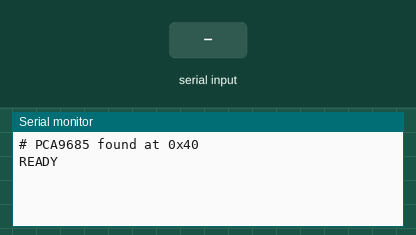
The sketch below on a simulated Arduino Uno, built with avr-gcc and run on an emulated ATmega328P. Parts: the last lines printed to the serial monitor. The inputs (shaded band) are chosen by the test bench.

Above: at 1.2 s.
1.3 s: "ping\n" received over Serial
At 2.5 s:
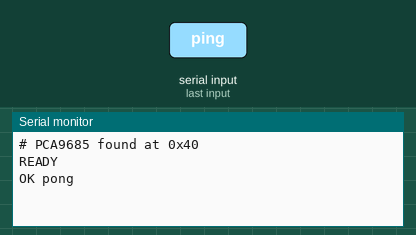
2.8 s: "a\n" received over Serial
At 3.6 s:
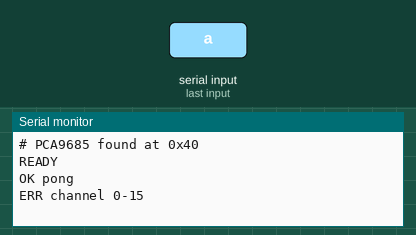
4.3 s: "m\n" received over Serial
At 4.8 s:
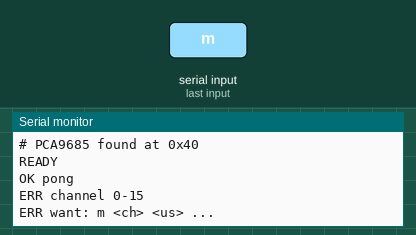
5.8 s: "range\n" received over Serial
At 7.0 s:
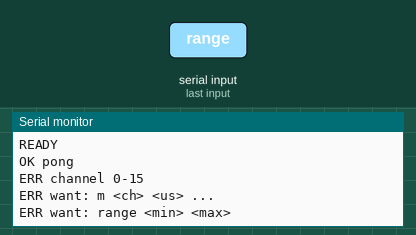
7.3 s: "sweep\n" received over Serial
At 8.2 s:
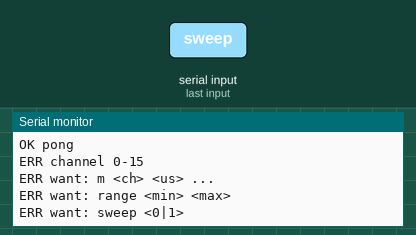
8.8 s: "selftest\n" received over Serial
At 9.4 s:
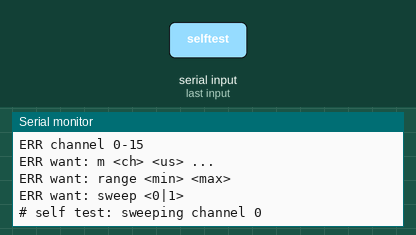

Measured:
- after the input at 1.3 s, the serial monitor: prints a new line at once (image 1)
- after the input at 2.8 s, the serial monitor: prints a new line at once (image 2)
- after the input at 4.3 s, the serial monitor: prints a new line at once (image 3)
- after the input at 5.8 s, the serial monitor: prints a new line at once (image 4)
- after the input at 7.3 s, the serial monitor: prints a new line at once (image 5)
- after the input at 8.8 s, the serial monitor: prints a new line at once (image 6)

The sketch:

servo_test.ino
```cpp
/*
 * servo_test.ino -- serial-controlled servo firmware for an Arduino Uno
 * with a Keyestudio 16-channel 12-bit PWM shield (PCA9685).
 *
 * The Uno does nothing clever: it listens on USB serial for one-line
 * commands and drives the PWM chip. All logic (computer vision, tracking,
 * whatever comes later) lives in Python on the host.
 *
 * Wiring:
 *   - Shield plugs onto the Uno headers. I2C is A4 (SDA) / A5 (SCL).
 *   - Servo on a 3-pin header: GND (brown/black) on the inner row,
 *     V+ (red) centre, signal (orange/yellow) on the PWM row.
 *   - Servo power from the green screw terminal, 5-6V, own supply.
 *     The Uno's USB rail cannot source servo current.
 *
 * Library: "Adafruit PWM Servo Driver" via the IDE Library Manager.
 *
 * PROTOCOL (115200 baud, newline terminated, one line in -> one line out)
 *   lines beginning with '#' are informational; the host ignores them
 *   every command answers with exactly one "OK ..." or "ERR ..." line
 *
 *   ping                -> OK pong
 *   a <ch> <deg>        -> OK a <ch> <deg> <us>      angle, 0-180
 *   u <ch> <us>         -> OK u <ch> <us>            raw pulse width
 *   m <ch> <us> [<ch> <us> ...]  -> OK m <count>     several pulses at once
 *   off <ch>            -> OK off <ch>               stop pulsing, go limp
 *   range <min> <max>   -> OK range <min> <max>      us endpoints for 0/180
 *   sweep <0|1>         -> OK sweep <0|1>            autonomous test sweep
 *   selftest            -> OK selftest               one slow demo sweep
 *   help                -> informational lines, then OK help
 */

#include <Wire.h>
#include <Adafruit_PWMServoDriver.h>

Adafruit_PWMServoDriver pwm = Adafruit_PWMServoDriver(0x40);

const uint16_t SERVO_FREQ_HZ = 50;    // standard analog servo frame rate
const uint16_t PULSE_FLOOR   = 400;   // refuse anything outside this window
const uint16_t PULSE_CEIL    = 2600;

// Conservative defaults. Widen toward 500/2500 with the "range" command
// once you know the servo does not buzz or strain at the ends -- a servo
// driven past its mechanical stop stalls and cooks itself.
uint16_t pulseMinUs = 1000;
uint16_t pulseMaxUs = 2000;

// Tick length cached at boot. Adafruit's writeMicroseconds() re-reads the
// prescale register over I2C on every call, which halves the update rate
// when many servos move at once.
float    usPerTick    = 0;

bool     sweeping     = false;
uint8_t  sweepChannel = 0;

void writeUs(uint8_t ch, uint16_t us) {
  pwm.setPWM(ch, 0, (uint16_t)(us / usPerTick + 0.5));
}

uint16_t angleToUs(uint16_t deg) {
  if (deg > 180) deg = 180;
  return pulseMinUs + ((uint32_t)(pulseMaxUs - pulseMinUs) * deg) / 180;
}

// --- command parsing -------------------------------------------------

// Pulls the next whitespace-separated token off *p, advancing p past it.
// Returns NULL when the line is exhausted.
char *nextTok(char **p) {
  while (**p == ' ' || **p == '\t') (*p)++;
  if (**p == '\0') return NULL;
  char *start = *p;
  while (**p && **p != ' ' && **p != '\t') (*p)++;
  if (**p) { **p = '\0'; (*p)++; }
  return start;
}

// Parses a token as an integer, rejecting junk like "12abc" or "".
bool parseInt(const char *tok, long *out) {
  if (tok == NULL || *tok == '\0') return false;
  char *end;
  long v = strtol(tok, &end, 10);
  if (*end != '\0') return false;
  *out = v;
  return true;
}

bool getChannel(char **p, uint8_t *out) {
  long v;
  if (!parseInt(nextTok(p), &v) || v < 0 || v > 15) return false;
  *out = (uint8_t)v;
  return true;
}

void handleLine(char *line) {
  char *p = line;
  char *cmd = nextTok(&p);
  if (cmd == NULL) return;             // blank line, stay quiet

  if (!strcmp(cmd, "ping")) {
    Serial.println(F("OK pong"));

  } else if (!strcmp(cmd, "a")) {
    uint8_t ch; long deg;
    if (!getChannel(&p, &ch))         { Serial.println(F("ERR channel 0-15")); return; }
    if (!parseInt(nextTok(&p), &deg)) { Serial.println(F("ERR want: a <ch> <deg>")); return; }
    if (deg < 0 || deg > 180)         { Serial.println(F("ERR angle 0-180")); return; }
    uint16_t us = angleToUs(deg);
    sweeping = false;
    writeUs(ch, us);
    Serial.print(F("OK a ")); Serial.print(ch);
    Serial.print(' '); Serial.print(deg);
    Serial.print(' '); Serial.println(us);

  } else if (!strcmp(cmd, "u")) {
    uint8_t ch; long us;
    if (!getChannel(&p, &ch))        { Serial.println(F("ERR channel 0-15")); return; }
    if (!parseInt(nextTok(&p), &us)) { Serial.println(F("ERR want: u <ch> <us>")); return; }
    if (us < PULSE_FLOOR || us > PULSE_CEIL) {
      Serial.println(F("ERR pulse 400-2600")); return;
    }
    sweeping = false;
    writeUs(ch, us);
    Serial.print(F("OK u ")); Serial.print(ch);
    Serial.print(' '); Serial.println(us);

  } else if (!strcmp(cmd, "m")) {
    // Validate every pair before moving anything, so a bad line never
    // leaves the robot half-updated.
    uint8_t  chs[16];
    uint16_t uss[16];
    uint8_t  n = 0;
    char *tok;
    while ((tok = nextTok(&p)) != NULL) {
      long ch, us;
      if (n >= 16 || !parseInt(tok, &ch) || ch < 0 || ch > 15 ||
          !parseInt(nextTok(&p), &us) || us < PULSE_FLOOR || us > PULSE_CEIL) {
        Serial.println(F("ERR want: m <ch> <us> ... (ch 0-15, us 400-2600)")); return;
      }
      chs[n] = ch; uss[n] = us; n++;
    }
    if (n == 0) { Serial.println(F("ERR want: m <ch> <us> ...")); return; }
    sweeping = false;
    for (uint8_t i = 0; i < n; i++) writeUs(chs[i], uss[i]);
    Serial.print(F("OK m ")); Serial.println(n);

  } else if (!strcmp(cmd, "off")) {
    uint8_t ch;
    if (!getChannel(&p, &ch)) { Serial.println(F("ERR channel 0-15")); return; }
    if (ch == sweepChannel) sweeping = false;
    pwm.setPWM(ch, 0, 4096);           // full-off bit, kills the pulse train
    Serial.print(F("OK off ")); Serial.println(ch);

  } else if (!strcmp(cmd, "range")) {
    long lo, hi;
    if (!parseInt(nextTok(&p), &lo) || !parseInt(nextTok(&p), &hi)) {
      Serial.println(F("ERR want: range <min> <max>")); return;
    }
    if (lo < PULSE_FLOOR || hi > PULSE_CEIL || lo >= hi) {
      Serial.println(F("ERR range must sit inside 400-2600 with min < max")); return;
    }
    pulseMinUs = lo; pulseMaxUs = hi;
    Serial.print(F("OK range ")); Serial.print(lo);
    Serial.print(' '); Serial.println(hi);

  } else if (!strcmp(cmd, "sweep")) {
    long on;
    if (!parseInt(nextTok(&p), &on) || (on != 0 && on != 1)) {
      Serial.println(F("ERR want: sweep <0|1>")); return;
    }
    sweeping = (on == 1);
    Serial.print(F("OK sweep ")); Serial.println(on);

  } else if (!strcmp(cmd, "selftest")) {
    selfTest();
    Serial.println(F("OK selftest"));

  } else if (!strcmp(cmd, "help")) {
    Serial.println(F("# ping                 -> OK pong"));
    Serial.println(F("# a <ch> <deg>         angle 0-180"));
    Serial.println(F("# u <ch> <us>          raw pulse 400-2600"));
    Serial.println(F("# m <ch> <us> ...      several raw pulses in one line"));
    Serial.println(F("# off <ch>             stop pulsing, servo goes limp"));
    Serial.println(F("# range <min> <max>    us endpoints mapped to 0/180"));
    Serial.println(F("# sweep <0|1>          autonomous sweep on channel 0"));
    Serial.println(F("# selftest             one slow demo sweep on ch 0"));
    Serial.println(F("OK help"));

  } else {
    Serial.print(F("ERR unknown command: ")); Serial.println(cmd);
  }
}

// --- lifecycle -------------------------------------------------------

// One slow out-and-back on channel 0. Run via the "selftest" command when
// you want to confirm the hardware without involving host logic.
void selfTest() {
  Serial.println(F("# self test: sweeping channel 0"));
  for (int d = 90; d <= 180; d += 2) { writeUs(0, angleToUs(d)); delay(12); }
  for (int d = 180; d >= 0; d -= 2)  { writeUs(0, angleToUs(d)); delay(12); }
  for (int d = 0; d <= 90; d += 2)   { writeUs(0, angleToUs(d)); delay(12); }
}

void setup() {
  Serial.begin(115200);
  while (!Serial) { ; }

  Wire.begin();

  // Probe before trusting the shield -- a silent no-op is the most common
  // cause of a servo that will not move.
  Wire.beginTransmission(0x40);
  bool found = (Wire.endTransmission() == 0);

  pwm.begin();
  // Clone boards usually carry a 25 MHz crystal (Adafruit's own want ~27).
  // If a commanded 1500 us measures long or short, scale this to match.
  pwm.setOscillatorFrequency(25000000);
  pwm.setPWMFreq(SERVO_FREQ_HZ);
  delay(10);
  usPerTick = 1000000.0 * (pwm.readPrescale() + 1) / 25000000.0;
  Wire.setClock(400000);               // PCA9685 is fine at 400 kHz I2C

  // No self-test on boot. Opening the serial port resets the Uno, so an
  // automatic sweep here would run before every single host connection.
  // Use the "selftest" command when you actually want it.
  if (found) {
    Serial.println(F("# PCA9685 found at 0x40"));
  } else {
    Serial.println(F("# WARNING: nothing responding at I2C 0x40"));
    Serial.println(F("# check the shield is seated, powered, no address jumpers"));
  }

  // The host waits for this line before sending anything.
  Serial.println(F("READY"));
}

void loop() {
  static char    buf[128];              // room for an "m" line with 12+ servos
  static uint8_t len = 0;

  while (Serial.available()) {
    char c = Serial.read();
    if (c == '\r') continue;
    if (c != '\n') {
      if (len < sizeof(buf) - 1) buf[len++] = c;
      continue;
    }
    buf[len] = '\0';
    len = 0;
    handleLine(buf);
  }

  if (sweeping) {
    static uint16_t deg  = 90;
    static int8_t   dir  = 1;
    static uint32_t last = 0;
    if (millis() - last >= 15) {
      last = millis();
      deg += dir;
      if (deg >= 180) { deg = 180; dir = -1; }
      if (deg == 0)   { dir = 1; }
      writeUs(sweepChannel, angleToUs(deg));
    }
  }
}
```
